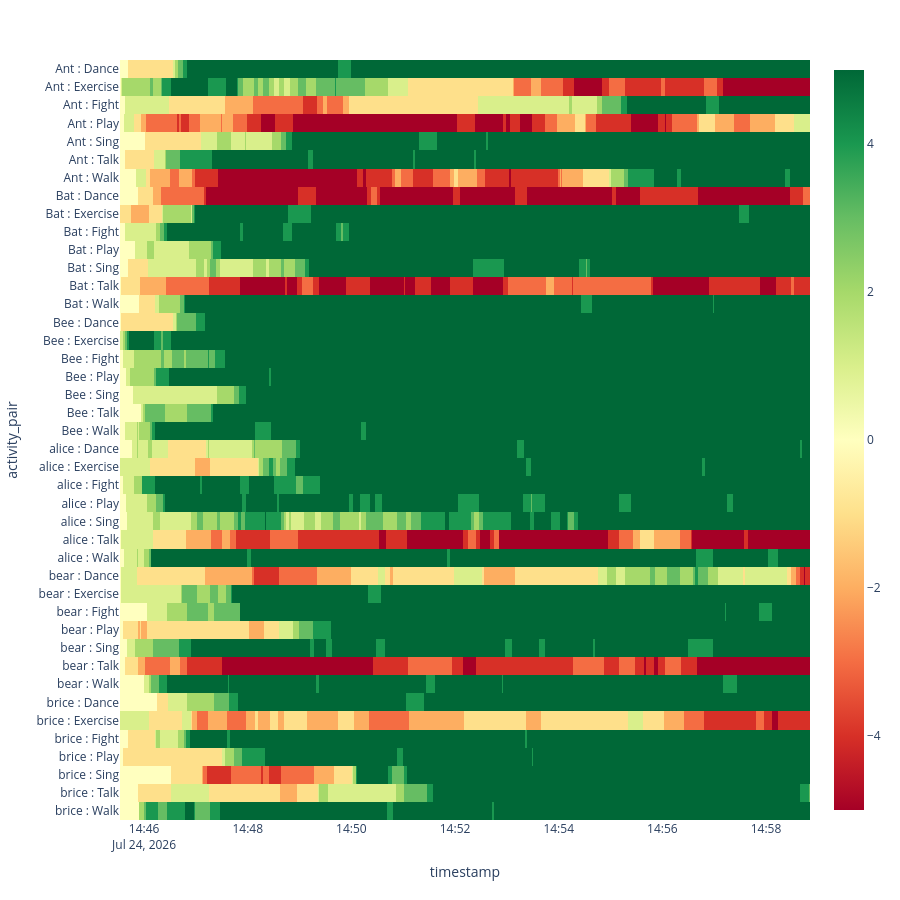

The code cell stored with this chart in its notebook:
### Code cell
df["activity_pair"] = df["pet_name"] + " : " + df["activity_name"]

heat = df.pivot_table(
    index="activity_pair",
    columns="timestamp",
    values="activity_relationship",
    aggfunc="last"
)

heat = heat.sort_index(axis=1).ffill(axis=1)
heat.fillna(0, inplace=True)

fig = px.imshow(
    heat,
    aspect="auto",
    color_continuous_scale="RdYlGn",
)

fig.update_layout(height=900)
fig.show()

### Figure 1 — Plotly figure (JSON) as saved in the notebook; plotly's stock layout.template omitted (floating-point values rounded to 4 significant figures; data arrays with more than 128 entries replaced by an {"elided": "..."} marker saying what was removed)
{"data": [{"coloraxis": "coloraxis", "hovertemplate": "timestamp: %{x}<br>activity_pair: %{y}<br>color: %{z}<extra></extra>", "name": "0", "type": "heatmap", "x": {"elided": "2494 str values"}, "xaxis": "x", "y": ["Ant : Dance", "Ant : Exercise", "Ant : Fight", "Ant : Play", "Ant : Sing", "Ant : Talk", "Ant : Walk", "Bat : Dance", "Bat : Exercise", "Bat : Fight", "Bat : Play", "Bat : Sing", "Bat : Talk", "Bat : Walk", "Bee : Dance", "Bee : Exercise", "Bee : Fight", "Bee : Play", "Bee : Sing", "Bee : Talk", "Bee : Walk", "alice : Dance", "alice : Exercise", "alice : Fight", "alice : Play", "alice : Sing", "alice : Talk", "alice : Walk", "bear : Dance", "bear : Exercise", "bear : Fight", "bear : Play", "bear : Sing", "bear : Talk", "bear : Walk", "brice : Dance", "brice : Exercise", "brice : Fight", "brice : Play", "brice : Sing", "brice : Talk", "brice : Walk"], "yaxis": "y", "z": {"elided": "42x2494 float values"}}], "layout": {"coloraxis": {"autocolorscale": false, "colorscale": [[0, "rgb(165,0,38)"], [0.1, "rgb(215,48,39)"], [0.2, "rgb(244,109,67)"], [0.3, "rgb(253,174,97)"], [0.4, "rgb(254,224,139)"], [0.5, "rgb(255,255,191)"], [0.6, "rgb(217,239,139)"], [0.7, "rgb(166,217,106)"], [0.8, "rgb(102,189,99)"], [0.9, "rgb(26,152,80)"], [1, "rgb(0,104,55)"]]}, "height": 900, "margin": {"t": 60}, "xaxis": {"anchor": "y", "domain": [0, 1], "title": {"text": "timestamp"}}, "yaxis": {"anchor": "x", "autorange": "reversed", "domain": [0, 1], "title": {"text": "activity_pair"}}}}
